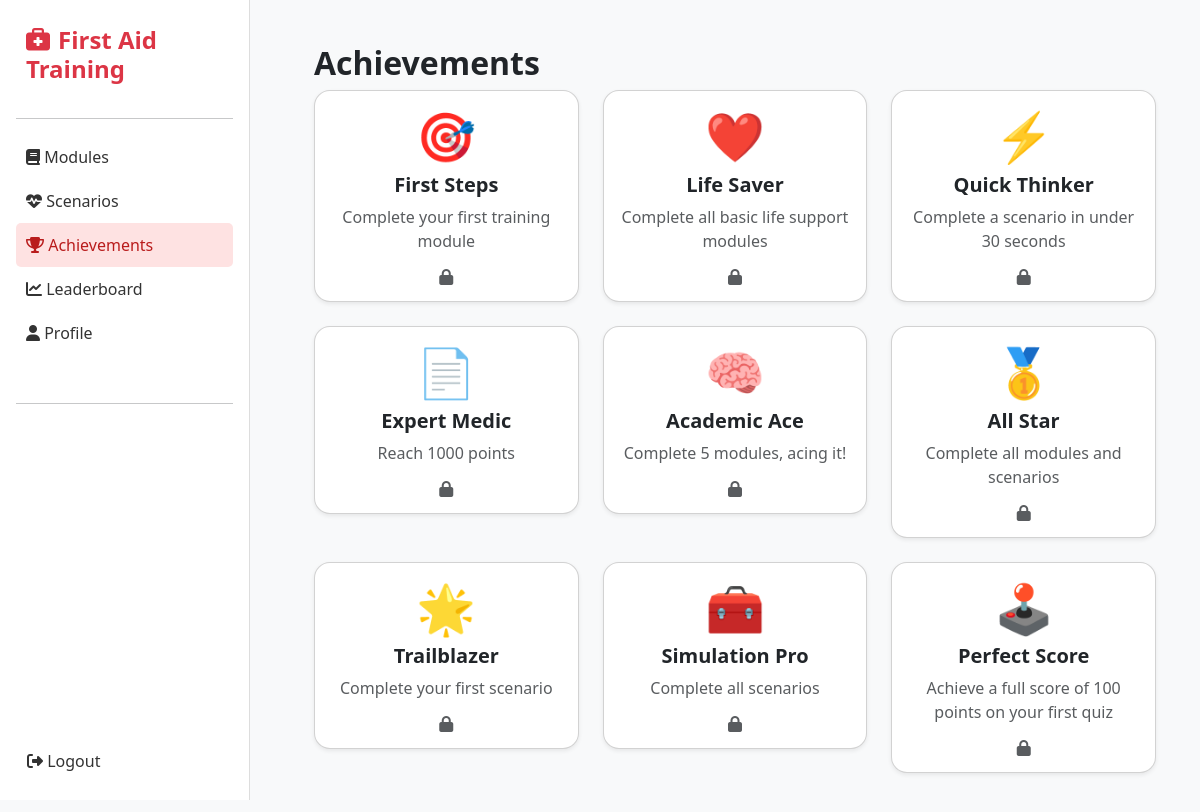
Screenshot of /achievements/ (signed in) with the database file from the repository.
### training/models.py (models this page shows)
class Achievement(models.Model):
    title = models.CharField(max_length=100)
    description = models.TextField()
    icon = models.CharField(max_length=100, help_text="CSS class or image name for the achievement icon")
    def __str__(self):
        return self.title

### training/views.py (the view)
# urls.py: path('achievements/', views.achievements, name='achievements'),
@login_required
def achievements(request):
    print(">> Achievements view loaded")
    user_progress = UserModuleProgress.objects.filter(user=request.user)
    total_points = user_progress.aggregate(total=models.Sum('score'))['total'] or 0
    completed_modules_count = user_progress.filter(completed=True).count()
    all_achievements = Achievement.objects.all()
    user_achievements = UserAchievement.objects.filter(user=request.user)
    earned_ids = {ua.achievement.id for ua in user_achievements}
    achievements_by_title = {a.title: a for a in all_achievements}
    def unlock(title, condition):
        print(f"Checking unlock: {title}, Condition: {condition}")
        if title in achievements_by_title:
            achievement = achievements_by_title[title]
            print(f"Achievement found: {achievement}")
            if condition and achievement.id not in earned_ids:
                print("Unlocking achievement...")
                UserAchievement.objects.create(user=request.user, achievement=achievement)
                messages.success(request, f"Achievement Unlocked: {title}!")
                earned_ids.add(achievement.id)
            else:
                print("Already earned or condition false.")
        else:
            print(f"Title '{title}' not found in achievements_by_title")
    unlock('First Steps', completed_modules_count >= 1)
    unlock('Life Saver', completed_modules_count == 10)
    unlock('Quick Thinker', user_progress.filter(completed=True, time_spent__lt=30).exists())
    unlock('Expert Medic', total_points == 1000)
    achievements_data = [
        {
            'achievement': ach,
            'achieved': ach.id in earned_ids
        }
        for ach in all_achievements
    ]
    context = {
        'achievements': achievements_data,
        'unlocked_count': len(earned_ids),
        'earned_ids': earned_ids,
    }
    print("Context being sent to template:", context)
    return render(request, 'achievements.html', context)

### training/templates/achievements.html (shortened to what this page needs)
{% extends "base.html" %}
{% block content %}
<div class="container-fluid p-4">
    <h2 class="fw-bold">Achievements</h2>
    <div class="row g-4">
        {% for entry in achievements %}
            {% with achievement=entry.achievement achieved=entry.achieved %}
            <div class="col-4">
                <div class="card achievement-card {% if achieved %}unlocked{% else %}locked{% endif %} text-center p-3 shadow-sm rounded-4">
                    <h1 style="font-size: 3rem;">
                        {% if achievement.icon|length < 4 %}
                            {{ achievement.icon }}
                        {% else %}
                            <i class="{{ achievement.icon }}"></i>
                        {% endif %}
                    </h1>
                    <h5 class="fw-bold">{{ achievement.title }}</h5>
                    <p class="text-muted">{{ achievement.description }}</p>
                    {% if achieved %}
                        <i class="fa fa-check-circle text-success"></i>
                    {% else %}
                        <i class="fa fa-lock text-muted"></i>
                    {% endif %}
                </div>
            </div>
            {% endwith %}
        {% endfor %}
    </div>
</div>
{% endblock %}

### rows the page displays
Achievement: achievement.icon "🎯", achievement "First Steps", achievement.description "Complete your first training module"
Achievement: achievement.icon "❤️", achievement "Life Saver", achievement.description "Complete all basic life support modules"
Achievement: achievement.icon "⚡", achievement "Quick Thinker", achievement.description "Complete a scenario in under 30 seconds"
Achievement: achievement.icon "📄", achievement "Expert Medic", achievement.description "Reach 1000 points"
Achievement: achievement.icon "🧠", achievement "Academic Ace", achievement.description "Complete 5 modules, acing it!"
Achievement: achievement.icon "🥇", achievement "All Star", achievement.description "Complete all modules and scenarios"
Achievement: achievement.icon "🌟", achievement "Trailblazer", achievement.description "Complete your first scenario"
Achievement: achievement.icon "🧰", achievement "Simulation Pro", achievement.description "Complete all scenarios"
Achievement: achievement.icon "🕹️", achievement "Perfect Score", achievement.description "Achieve a full score of 100 points on your first quiz"
